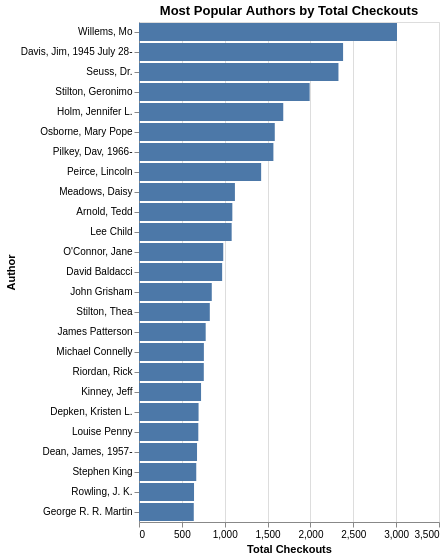

The cell this chart's notebook holds for it:
### Markdown cell above
I am just doing a test to see it in graph form

### Code cell
author_popularity = author_counts.sort_values('counts', ascending=True)

alt.Chart(author_popularity.tail(25)).mark_bar().encode(
    x=alt.X('counts:Q', title='Total Checkouts'),
    y=alt.Y('Creator:N', sort='-x', title='Author'),
    tooltip=['Creator', 'counts']
).properties(
    title='Most Popular Authors by Total Checkouts'
)

### Figure 1 — Vega-Lite specification as saved in the notebook (floating-point values rounded to 4 significant figures)
{"config": {"view": {"continuousWidth": 300, "continuousHeight": 300}}, "data": {"name": "data-e15170db59b502e5a8ef47282f5d8bb1"}, "mark": {"type": "bar"}, "encoding": {"tooltip": [{"field": "Creator", "type": "nominal"}, {"field": "counts", "type": "quantitative"}], "x": {"field": "counts", "title": "Total Checkouts", "type": "quantitative"}, "y": {"field": "Creator", "sort": "-x", "title": "Author", "type": "nominal"}}, "title": "Most Popular Authors by Total Checkouts", "$schema": "https://vega.github.io/schema/vega-lite/v5.20.1.json", "datasets": {"data-e15170db59b502e5a8ef47282f5d8bb1": [{"Creator": "George R. R. Martin", "counts": 639}, {"Creator": "Rowling, J. K.", "counts": 642}, {"Creator": "Stephen King", "counts": 668}, {"Creator": "Dean, James, 1957-", "counts": 677}, {"Creator": "Louise Penny", "counts": 692}, {"Creator": "Depken, Kristen L.", "counts": 695}, {"Creator": "Kinney, Jeff", "counts": 724}, {"Creator": "Riordan, Rick", "counts": 756}, {"Creator": "Michael Connelly", "counts": 757}, {"Creator": "James Patterson", "counts": 778}, {"Creator": "Stilton, Thea", "counts": 826}, {"Creator": "John Grisham", "counts": 849}, {"Creator": "David Baldacci", "counts": 970}, {"Creator": "O'Connor, Jane", "counts": 983}, {"Creator": "Lee Child", "counts": 1081}, {"Creator": "Arnold, Tedd", "counts": 1089}, {"Creator": "Meadows, Daisy", "counts": 1119}, {"Creator": "Peirce, Lincoln", "counts": 1425}, {"Creator": "Pilkey, Dav, 1966-", "counts": 1568}, {"Creator": "Osborne, Mary Pope", "counts": 1584}, {"Creator": "Holm, Jennifer L.", "counts": 1683}, {"Creator": "Stilton, Geronimo", "counts": 1991}, {"Creator": "Seuss, Dr.", "counts": 2327}, {"Creator": "Davis, Jim, 1945 July 28-", "counts": 2381}, {"Creator": "Willems, Mo", "counts": 3010}]}}
